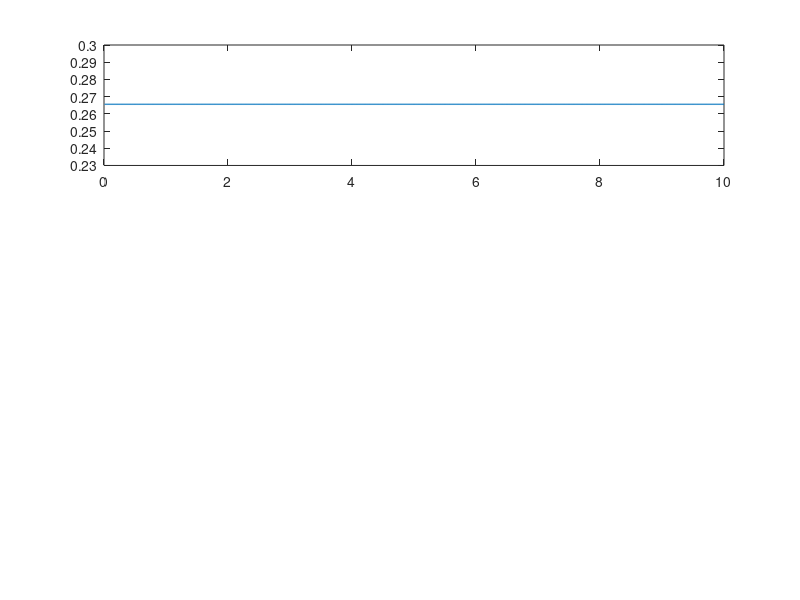

The MATLAB source for this figure: (Note: this script raises an error after producing the figure.)
clear; clc; close all;


%% Plant model
h = 0.5; % bar length
M = 0.1; % propeller mass
m = 0.4; % bar mass
b = 0.1; % viscosity coefficient
Ts = 0.01; % sampling time
g = 9.81; % gravity acceleration
Jeq = (M + m/3)*h^2; % Resultant inertia momentum

%% Control parameters
N = 1000; % prediction horizon

%% Simulation
Tsim = 10;
num = ceil(Tsim/Ts);
%N = num;
t = Ts:Ts:N*Ts;

a = 0.01; % input magnitude
ub = a*ones(1,N); % base input

% Equilibrium point
theta_eq = 10*pi/180; % desired equilibrium angle (intial position)
ueq = M*g*sin(theta_eq)*h + m*g*sin(theta_eq)*h/2; % input needed to keep the initial position

u = ub + ueq*ones(1,N);

% initial conditions
theta1 = 0;
theta2 = 0;
theta = zeros(1,N);

for k = 1:N

    theta(k) = 2*theta2 - theta1 + (Ts^2/Jeq)*(-M*g*h*sin(theta1) - m*g*h*sin(theta1)/2 - (b/Ts)*(theta2 - theta1) + u(k));
    theta1 = theta2;
    theta2 = theta(k);
    % theta(k+2) = 2*theta(k+1) - theta(k) + (Ts^2/Jeq)*(-M*g*h*sin(theta(k)) - m*g*h*sin(theta(k))/2 - (b/Ts)*(theta(k+1) - theta(k)) + u(k));
    
end

subplot(3,1,1)
stairs(Ts*(1:N),u,"LineWidth",1)
title("a = " + a + "")
ylabel("Input Signal Signal (N.m)")
grid on

subplot(3,1,2)
plot(Ts*(1:N),theta*180/pi,"LineWidth",1)
title("Ts = " + Ts + " and N = " + N + " ")
ylabel("Agular Position (degrees)")
grid on

subplot(3,1,3)
plot(Ts*(1:N),((theta - theta_eq)*180/pi)/a,"LineWidth",1)
title("Unit Step Response")
ylabel("Agular Position (degrees)")
xlabel("Time (s)")
grid on

